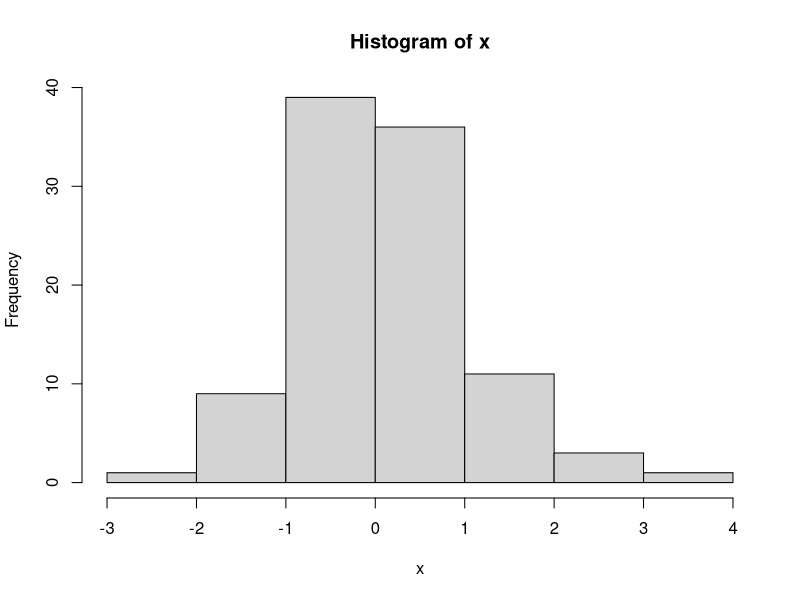
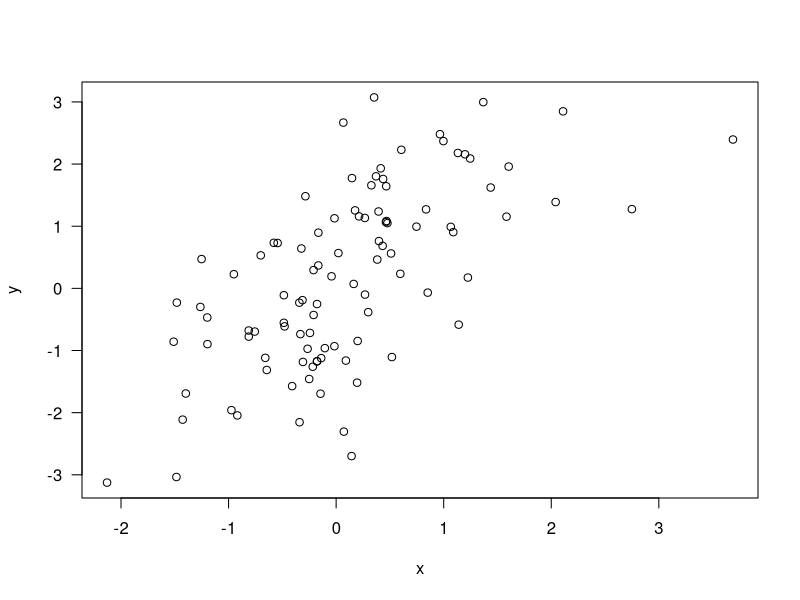
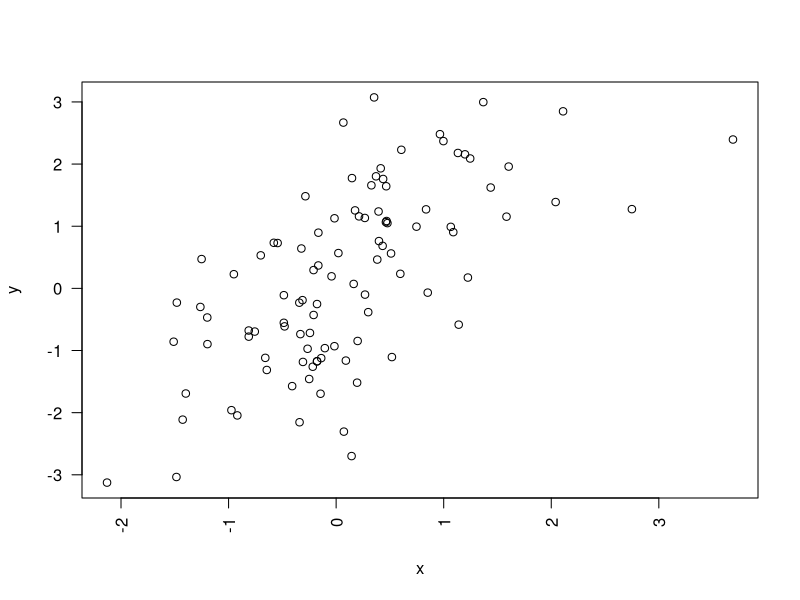
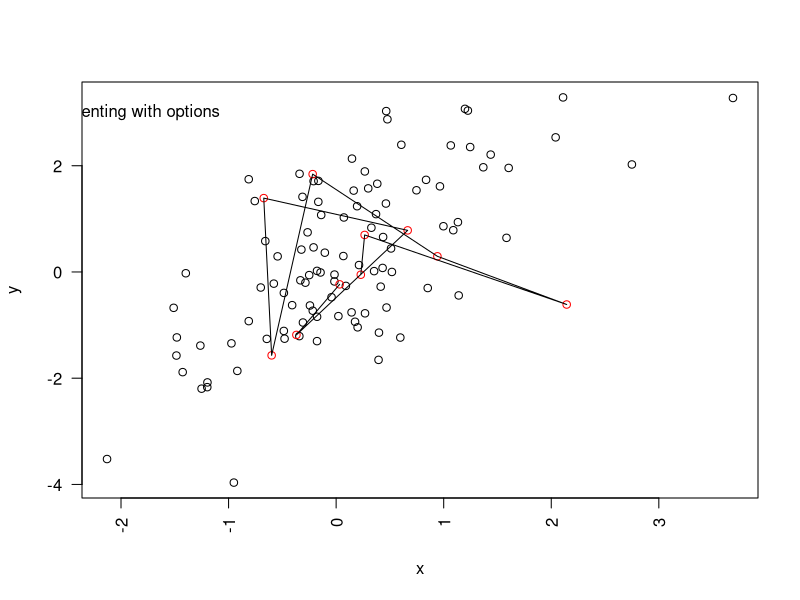
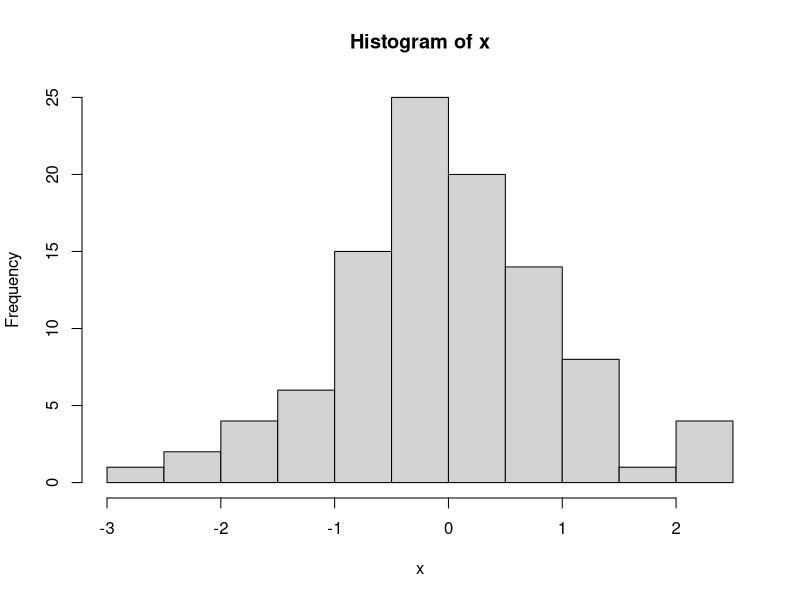

Recreate these plots in R, in order.
# histogramm
x <- rnorm(100)
hist(x)

graphics.off()

# options
y <- x + rnorm(100)
par(las = 1)
plot(x, y)

par(las = 2)
plot(x, y)

par("lty")
par("lwd")
par("col")
par("pch")
par("bg")
par("mar")
par("oma")
par("mfrow")
par("mfcol")

y <- x + rnorm(100)
plot(x, y)

x1 <- rnorm(10)
y1 <- rnorm(10)
points(x1, y1, col = "red")
lines(x1, y1)
text(-2, 3, "experimenting with options")

# pdf
pdf(file = "testRplot.pdf", title = "experimeting with pdf", paper = "a4r", bg = "green")
x <- rnorm(100)
hist(x)
dev.off()

